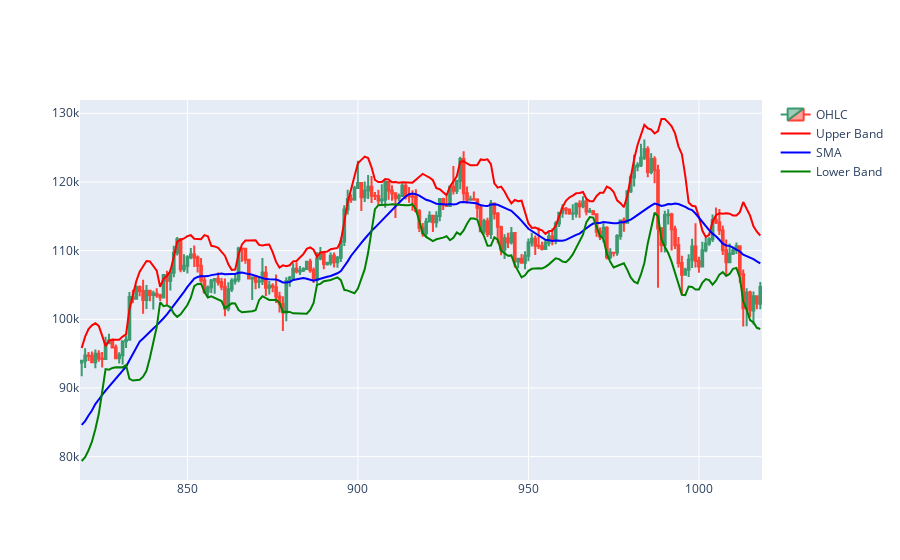

The code cell stored with this chart in its notebook:
### Code cell
dfpl = df[800:1000]

fig = go.Figure(
    data = [
        go.Candlestick(
            x = dfpl.index,
            open = dfpl.Open,
            high = dfpl.High,
            low = dfpl.Low,
            close = dfpl.Close,
            name = 'OHLC'
        )
    ]
)

fig.add_trace(
    go.Scatter(
        x = dfpl.index,
        y = dfpl['BBU_10_2.0_2.0'],
        mode = 'lines',
        line = dict(color='red'),
        name = 'Upper Band'
    )
)


fig.add_trace(
    go.Scatter(
        x = dfpl.index,
        y = dfpl['SMA'],
        mode = 'lines',
        line = dict(color='blue'),
        name = 'SMA'
    )
)

fig.add_trace(
    go.Scatter(
        x = dfpl.index,
        y = dfpl['BBL_10_2.0_2.0'],
        mode = 'lines',
        line = dict(color='green'),
        name = 'Lower Band'
    )
)

fig.update_layout(xaxis_rangeslider_visible=False)
fig.show()

### Figure 1 — Plotly figure (JSON) as saved in the notebook; plotly's stock layout.template omitted (floating-point values rounded to 4 significant figures; data arrays with more than 128 entries replaced by an {"elided": "..."} marker saying what was removed)
{"data": [{"close": {"elided": "200 float values"}, "high": {"elided": "200 float values"}, "low": {"elided": "200 float values"}, "name": "OHLC", "open": {"elided": "200 float values"}, "type": "candlestick", "x": {"elided": "200 int values"}}, {"line": {"color": "red"}, "mode": "lines", "name": "Upper Band", "type": "scatter", "x": {"elided": "200 int values"}, "y": {"elided": "200 float values"}}, {"line": {"color": "blue"}, "mode": "lines", "name": "SMA", "type": "scatter", "x": {"elided": "200 int values"}, "y": {"elided": "200 float values"}}, {"line": {"color": "green"}, "mode": "lines", "name": "Lower Band", "type": "scatter", "x": {"elided": "200 int values"}, "y": {"elided": "200 float values"}}], "layout": {"xaxis": {"rangeslider": {"visible": false}}}}
